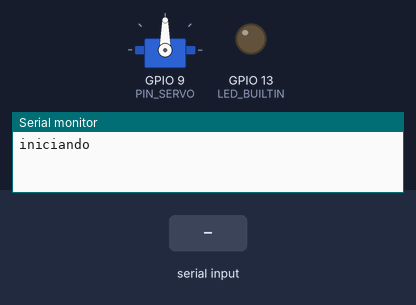
A sketch run on a simulated ESP32. Shown: servo, output pins drawn as LEDs (lit = HIGH), the last lines printed to the serial monitor. The test bench sets the inputs (shaded band).

Above: at 1.2 s.
1.3 s: "center\n" received over Serial
At 1.7 s:
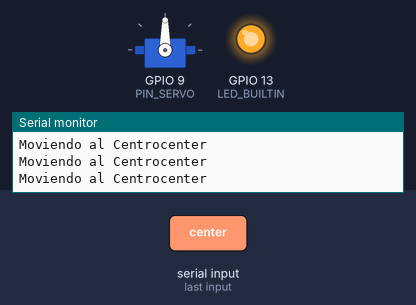
2.8 s: "right\n" received over Serial
At 3.1 s:
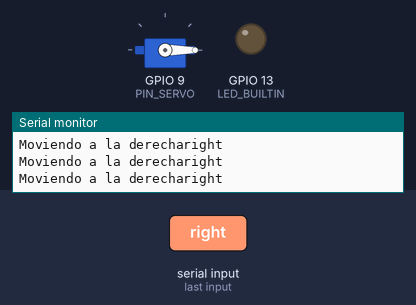
4.3 s: "left\n" received over Serial
At 5.6 s:
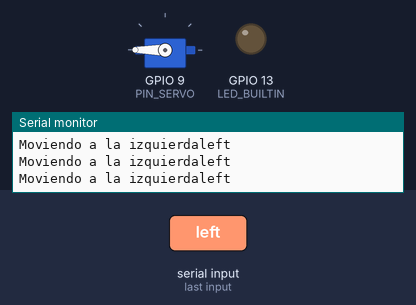
Timing chart, 0 to 7.3 s (numbered marks = the images above; inputs shaded):
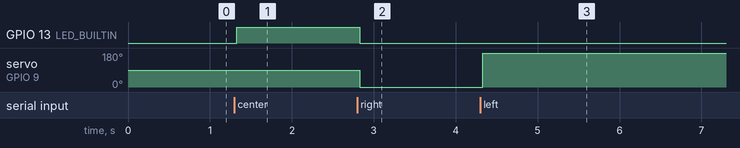

The sketch:

servo-control-esp32.ino
```cpp
#include <Servo.h>

#define LED_BUILTIN 13
#define PIN_SERVO 9
#define TICK_LED 1500

Servo servoMotor;

int newMillis = 0;
String incomingString;

void setup() {
  Serial.begin(9600);
  Serial.println("iniciando");
  pinMode(LED_BUILTIN, OUTPUT);
  servoMotor.attach(PIN_SERVO);
}

void loop() {
  // Serial.available() devuelve la cantidad de bytes q se recibio --> si se recibio algo entra en if para leer los bytes
  while(Serial.available() > 0){
    incomingString = Serial.readStringUntil('\n');
    Serial.print("Message: ");
    Serial.println(incomingString);
  }
  Serial.println(incomingString);
  // en el final de incomingString no tiene \n
  if(incomingString == "center"){
    digitalWrite(LED_BUILTIN, HIGH);
    servoMotor.write(90);
    Serial.print("Moviendo al Centro");
  }

  else if(incomingString == "right"){
    digitalWrite(LED_BUILTIN, LOW);
    servoMotor.write(0);
    Serial.print("Moviendo a la derecha");
  }

  else if(incomingString == "left"){
    digitalWrite(LED_BUILTIN, LOW);
    servoMotor.write(180);
    Serial.print("Moviendo a la izquierda");
  }


  // else if(millis() >= newMillis + TICK_LED){
  //   newMillis = millis();
  //   digitalWrite(LED_BUILTIN, LOW);
  // }


}
```

Measured:
- after the input at 1.3 s, GPIO 13 (LED_BUILTIN): LOW → HIGH at once
- after the input at 2.8 s, GPIO 13 (LED_BUILTIN): HIGH → LOW at once; servo on GPIO 9 (PIN_SERVO): 90° → 0° at once
- after the input at 4.3 s, servo on GPIO 9 (PIN_SERVO): 0° → 180° at once
